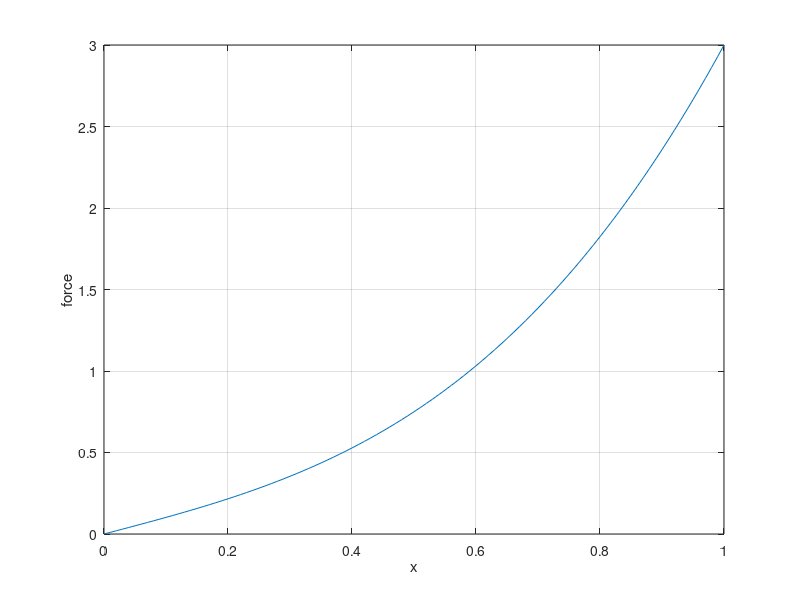

Recreate this plot in MATLAB.
close all
clc

j=0:0.01:1
f=j+2*j.^3;
plot(j,f)
ylabel force;
xlabel x;
grid on

x=0;
Gp=1+6*x^2;
for i=1:5
    G=x+2*x^3-.5;

    dx=-G/Gp;
    x=x+dx;
    fprintf('G=%4.2f,Gp=%5.3f,dx=%5.3f,x=%4.4f\n',G,Gp,dx,x);
end
 Gp=1+6*x^2;   
for i=1:10
    G=x+2*x^3-1;

    dx=-G/Gp;
    x=x+dx;
    fprintf('G=%4.2f,Gp=%5.3f,dx=%5.3f,x=%4.4f\n',G,Gp,dx,x);
end